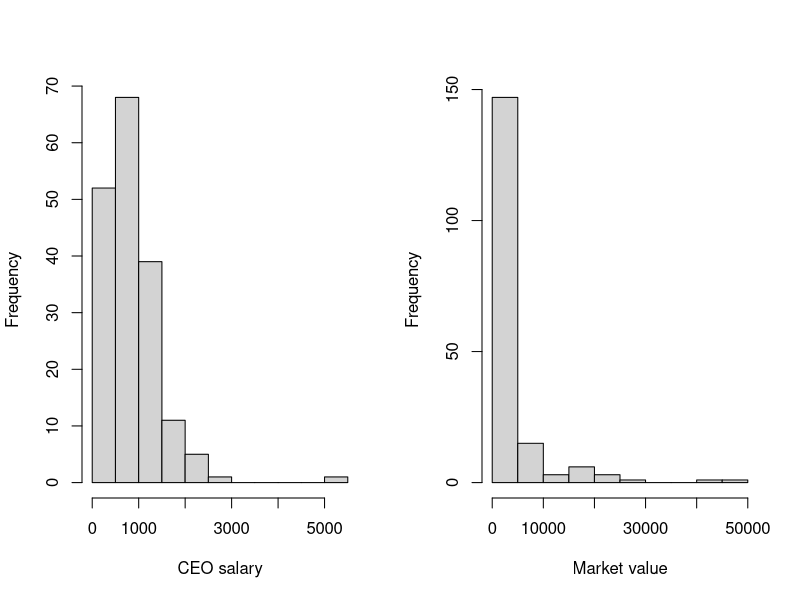

Reproduce this figure in R.
## ceosal2 data set ##

# Importing data (customize) #
df <- read.csv("ceosal2.csv")
str(df)

# Histograms
par(mfrow=c(1,2))
hist(df$salary, main="", xlab="CEO salary")
hist(df$mktval, main="", xlab="Market value")

# Correlation matrix
cor(data.frame(log(df$salary), log(df$sales), log(df$mktval), df$profit))

# Regression line
fm1 <- log(salary) ~ log(mktval)
mod1 <- lm(formula=fm1, data=df)
summary(mod1)

# Linear regression (one control)
fm2 <- log(salary) ~ log(sales) + log(mktval)
mod2 <- lm(formula=fm2, data=df)
summary(mod2)

# Partial correlation (one control)
partial.mod1 <- lm(log(salary) ~ log(sales), data=df)
partial.mod2 <- lm(log(mktval) ~ log(sales), data=df)
cor(partial.mod1$residuals, partial.mod2$residuals)

# Partitioned regression
fm3 <- log(salary) ~ partial.mod2$residuals
mod3 <- lm(formula=fm3, data=df)
summary(mod3)

# Linear regression (two controls)
fm4 <- log(salary) ~ log(sales) + log(mktval) + profits
mod4 <- lm(formula=fm4, data=df)
summary(mod4)
